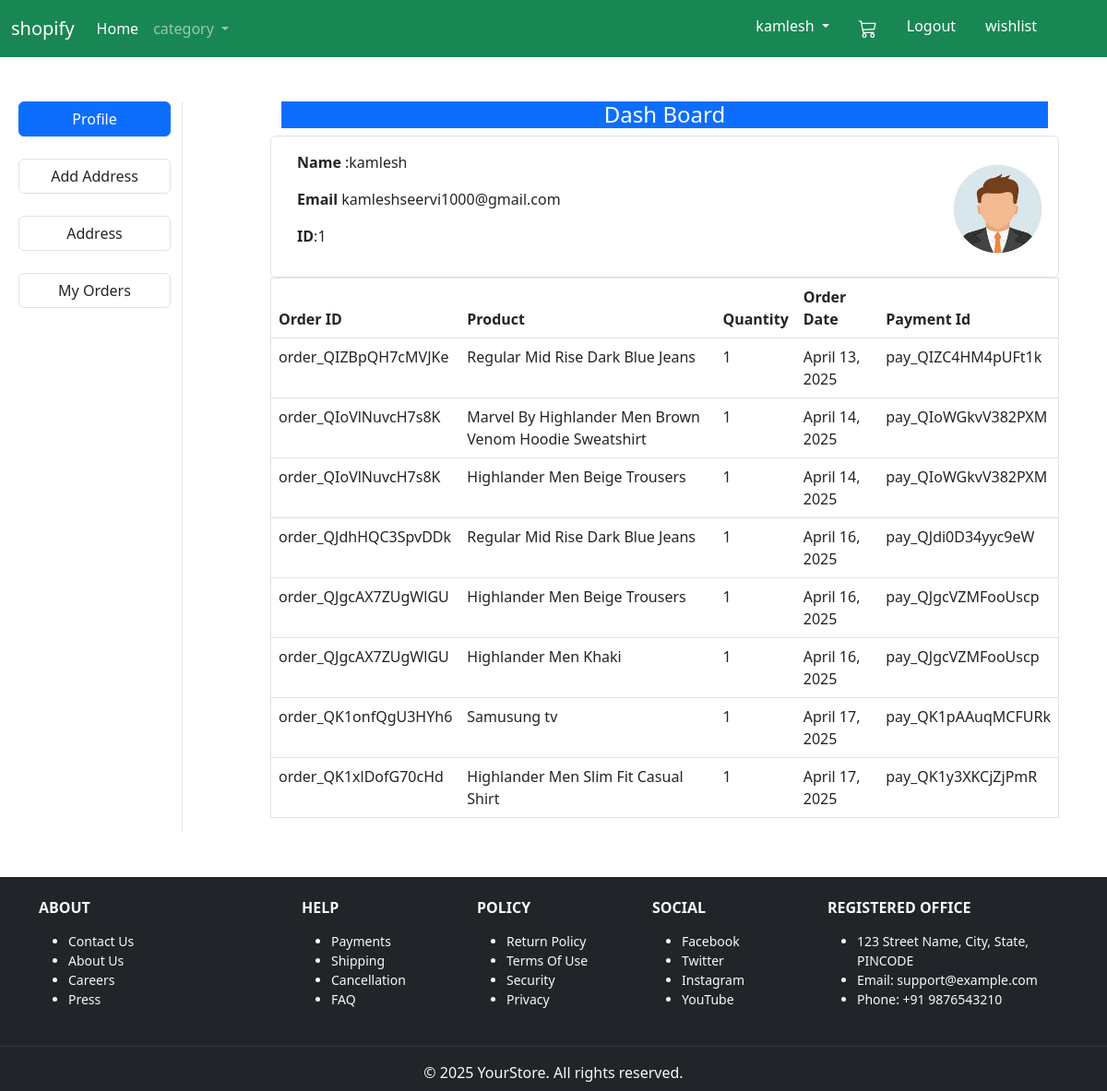
/profile/ (signed in), run on the app's committed database.
### app/models.py (models this page shows, shortened)
class OrderPlaced(models.Model):
    user=models.ForeignKey(User,on_delete=models.CASCADE)
    customer=models.ForeignKey(Customer,on_delete=models.CASCADE)
    product=models.ForeignKey(Product,on_delete=models.CASCADE)
    quantity=models.IntegerField()
    orderstatus=models.CharField(choices=STATUS_CHOICES,max_length=50,default='pending')
    order_date=models.DateField(auto_now_add=True)
    payment=models.ForeignKey(Payment,on_delete=models.CASCADE)

class Payment(models.Model):
    user=models.ForeignKey(User,on_delete=models.CASCADE)
    amount=models.FloatField()
    razorpay_order_id=models.CharField(max_length=100,blank=True,null=True)
    razorpay_payment_status=models.CharField(max_length=100,blank=True,null=True)
    razorpay_payment_id=models.CharField(max_length=100,blank=True,null=True)
    paid=models.BooleanField(default=False)

class Product(models.Model):
    category = models.ForeignKey(Category, on_delete=models.CASCADE, related_name='products')
    name = models.CharField(max_length=200)
    description = models.TextField()
    price = models.FloatField()
    image = models.ImageField(upload_to='products/')
    stock = models.PositiveIntegerField(default=1)
    created_at = models.DateTimeField(auto_now_add=True)

### app/views.py (the view)
# urls.py: path('profile/',views.profile1,name='profile')
@login_required
def profile1(request):
    user=request.user
    orders=OrderPlaced.objects.filter(user=user)
    print(orders)
    return render(request,'profile.html',{'orders': orders})

### templates/profile.html
{% extends "base.html" %}
{% load static %}
{% block main-content %}
<div class="container mx-2 my-5">
    <div class="row">
        <div class="col-sm-2 border-end">
            <ul class="list-unstyled">
                <li class="d-grid"><a href="{% url 'profile' %}" class="btn btn-primary">Profile</a></li>
                <br>
                <li class="d-grid"><a href="{% url 'Add_Address' %}" class="btn border">Add Address</a></li>
                <br>
                <li class="d-grid"><a href="{% url 'address' %}" class="btn border">Address</a></li>
                <br>
                <li class="d-grid"><a href="{% url 'my_orders' %}" class="btn border">My Orders</a></li>
            </ul>
        </div>
        <div class="col-sm-9 offset-sm-1">
            <div class="bg-primary text-center text-white "><h4>Dash Board</h4></div>
            <div class="row">
                <div class="card border">
                    <div class="card-body d-flex justify-content-between">
                        <div class="">
                            <p class=""><span class="fw-semibold">Name</span> :{{request.user}}</p>
                            <p class=""><span class="fw-semibold">Email</span> {{user.email}}</p>
                            <p class=""><span class="fw-semibold">ID</span>:{{user.id}}</p>
                        </div>
                        <div class="">
                            <div style="height: 100px; width: 100px;">
                               <img src="/media/banner_images/profile.jpeg" alt=""style="width: 125px; height: 125px; object-fit: contain;">
                            </div>
                        </div>
                    </div>
                </div>
            </div>
            {% if orders %}
            <div class="row">
                <table class="table">
                    <thead>
                      <tr class="border">
                        <th scope="col">Order ID</th>
                        <th scope="col">Product</th>
                        <th scope="col">Quantity</th>
                        <th scope="col">Order Date</th>
                        <th scope="col">Payment Id</th>
                      </tr>
                    </thead>
                    <tbody>
                     {% for each in orders %}
                      <tr class="border">
                        <td>{{each.payment.razorpay_order_id}}</td>
                        <td>{{each.product.name}}</td>
                        <td>{{each.quantity}}</td>
                        <td>{{each.order_date}}</td>
                        <td>{{each.payment.razorpay_payment_id}}</td>
                      </tr>
                      {% endfor %}
                    </tbody>
                  </table>
            </div>
            {% endif %}
        </div>
  </div>
</div>
{% endblock main-content %}

### templates/base.html (shortened to what this page needs)
{% load static %}
<!DOCTYPE html>
<html>
<head>
  <link href="https://cdn.jsdelivr.net/npm/bootstrap@5.3.0/dist/css/bootstrap.min.css" rel="stylesheet">
  <link rel="stylesheet" href="https://cdn.jsdelivr.net/npm/bootstrap-icons@1.11.3/font/bootstrap-icons.min.css">
</head>
<body>
    <nav class="navbar navbar-expand-lg  navbar-dark bg-success sticky-top">
        <div class="container-fluid">
          <a class="navbar-brand" href="#">shopify</a>
          {% if request.user.is_authenticated %}
          <div class="collapse navbar-collapse" id="navbarSupportedContent">
            <ul class="navbar-nav me-auto mb-2 mb-lg-0">
              <li class="nav-item">
                <a class="nav-link active" aria-current="page" href="{% url 'home' %}">Home</a>
              </li>
              <li class="nav-item dropdown">
                <a class="nav-link dropdown-toggle" href="#" role="button" data-bs-toggle="dropdown" aria-expanded="false">
                  category
                </a>
              </li>
            </ul>
            <ul class="navbar-nav me-5 mb-2 mb-lg-0">
                <li class="nav-item dropdown mx-2">
                    <a class="nav-link dropdown-toggle text-white" href="#" role="button" data-bs-toggle="dropdown" aria-expanded="false">
                        {{request.user}}
                    </a>
                  </li>
                  <li class="nav-item mx-2 position-relative">
                    <a href="{% url 'show_cart' %}" class="nav-link text-white">
                      <i class="bi bi-cart3 fs-5"></i>
                    </a>
                  </li>
                  <li class="nav-item mx-2">
                    <a href="{% url 'logout' %}" class="nav-link text-white">Logout</a>
                  </li>
                  <li class="nav-item mx-2">
                    <a href="{% url 'wishlist_page' %}" class="nav-link text-white"> wishlist</a>
                  </li>
                  {% else %}
                  <li class="nav-item mx-2 text-decoration-none ">
                    <a href="{% url 'login' %}" class="text-white btn btn-primary">Login</a>
                  </li>
            {% endif %}
            </ul>
          </div>
        </div>
      </nav>
       {% block main-content %}{% endblock main-content %}
       <footer class="bg-dark text-light pt-4 pb-2 mt-2 ">
        <div class="container text-md-left">
          <div class="row">
            <div class="col-md-3 col-lg-3 col-xl-3 mx-auto mb-3">
              <h6 class="text-uppercase fw-bold mb-3">About</h6>
              <ul class="small">
                <li><a href="#" class="text-decoration-none text-light">Contact Us</a></li>
                <li><a href="#" class="text-decoration-none text-light">About Us</a></li>
                <li><a href="#" class="text-decoration-none text-light">Careers</a></li>
                <li><a href="#" class="text-decoration-none text-light">Press</a></li>
              </ul>
            </div>
            <div class="col-md-2 col-lg-2 col-xl-2 mx-auto mb-3">
              <h6 class="text-uppercase fw-bold mb-3">Help</h6>
              <ul class="small">
                <li><a href="#" class="text-decoration-none text-light">Payments</a></li>
                <li><a href="#" class="text-decoration-none text-light">Shipping</a></li>
                <li><a href="#" class="text-decoration-none text-light">Cancellation</a></li>
                <li><a href="#" class="text-decoration-none text-light">FAQ</a></li>
              </ul>
            </div>
            <div class="col-md-2 col-lg-2 col-xl-2 mx-auto mb-3">
              <h6 class="text-uppercase fw-bold mb-3">Policy</h6>
              <ul class="small">
                <li><a href="#" class="text-decoration-none text-light">Return Policy</a></li>
                <li><a href="#" class="text-decoration-none text-light">Terms Of Use</a></li>
                <li><a href="#" class="text-decoration-none text-light">Security</a></li>
                <li><a href="#" class="text-decoration-none text-light">Privacy</a></li>
              </ul>
            </div>
            <div class="col-md-2 col-lg-2 col-xl-2 mx-auto mb-3">
              <h6 class="text-uppercase fw-bold mb-3">Social</h6>
              <ul class="small">
                <li><a href="#" class="text-decoration-none text-light">Facebook</a></li>
                <li><a href="#" class="text-decoration-none text-light">Twitter</a></li>
                <li><a href="#" class="text-decoration-none text-light">Instagram</a></li>
                <li><a href="#" class="text-decoration-none text-light">YouTube</a></li>
              </ul>
            </div>
            <div class="col-md-3 col-lg-3 col-xl-3 mx-auto mb-3">
              <h6 class="text-uppercase fw-bold mb-3">Registered Office</h6>
              <ul class="small">
                <li>123 Street Name, City, State, PINCODE</li>
                <li>Email: support@example.com</li>
                <li>Phone: +91 9876543210</li>
              </ul>
            </div>
          </div>
        </div>
        <hr class="mb-3 mt-2 text-secondary">
        <div class="text-center">
          <p class="mb-0">&copy; 2025 YourStore. All rights reserved.</p>
        </div>
      </footer>
</body>
</html>

### data on the page
OrderPlaced: payment.razorpay_order_id "order_QIZBpQH7cMVJKe", product.name "Regular Mid Rise Dark Blue Jeans", quantity "1", order_date "April 13, 2025", payment.razorpay_payment_id "pay_QIZC4HM4pUFt1k"
OrderPlaced: payment.razorpay_order_id "order_QIoVlNuvcH7s8K", product.name "Marvel By Highlander Men Brown Venom Hoodie Sweatshirt", quantity "1", order_date "April 14, 2025", payment.razorpay_payment_id "pay_QIoWGkvV382PXM"
OrderPlaced: payment.razorpay_order_id "order_QIoVlNuvcH7s8K", product.name "Highlander Men Beige Trousers", quantity "1", order_date "April 14, 2025", payment.razorpay_payment_id "pay_QIoWGkvV382PXM"
OrderPlaced: payment.razorpay_order_id "order_QJdhHQC3SpvDDk", product.name "Regular Mid Rise Dark Blue Jeans", quantity "1", order_date "April 16, 2025", payment.razorpay_payment_id "pay_QJdi0D34yyc9eW"
OrderPlaced: payment.razorpay_order_id "order_QJgcAX7ZUgWlGU", product.name "Highlander Men Beige Trousers", quantity "1", order_date "April 16, 2025", payment.razorpay_payment_id "pay_QJgcVZMFooUscp"
OrderPlaced: payment.razorpay_order_id "order_QJgcAX7ZUgWlGU", product.name "Highlander Men Khaki", quantity "1", order_date "April 16, 2025", payment.razorpay_payment_id "pay_QJgcVZMFooUscp"
OrderPlaced: payment.razorpay_order_id "order_QK1onfQgU3HYh6", product.name "Samusung tv", quantity "1", order_date "April 17, 2025", payment.razorpay_payment_id "pay_QK1pAAuqMCFURk"
OrderPlaced: payment.razorpay_order_id "order_QK1xlDofG70cHd", product.name "Highlander Men Slim Fit Casual Shirt", quantity "1", order_date "April 17, 2025", payment.razorpay_payment_id "pay_QK1y3XKCjZjPmR"

### other printed values
{{ request.user }} "kamlesh"
{{ user.email }} "kamleshseervi1000@gmail.com"
{{ user.id }} "1"
